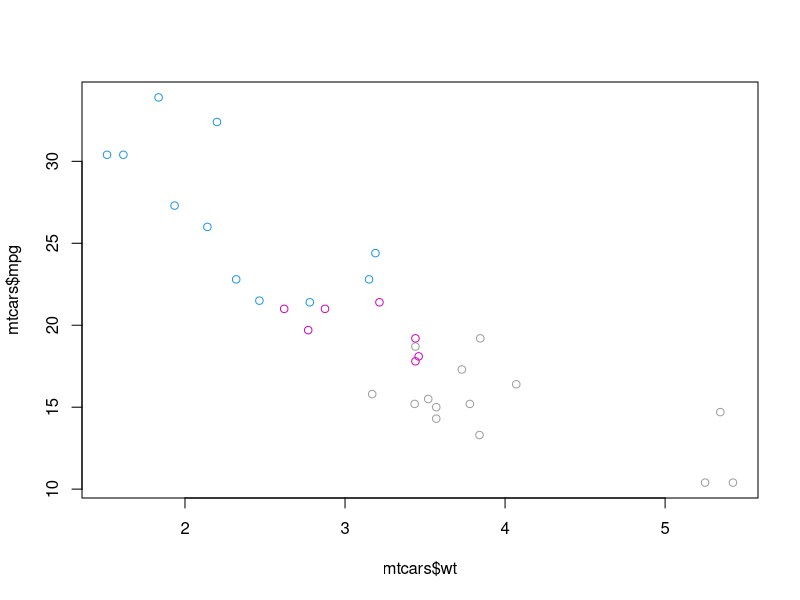
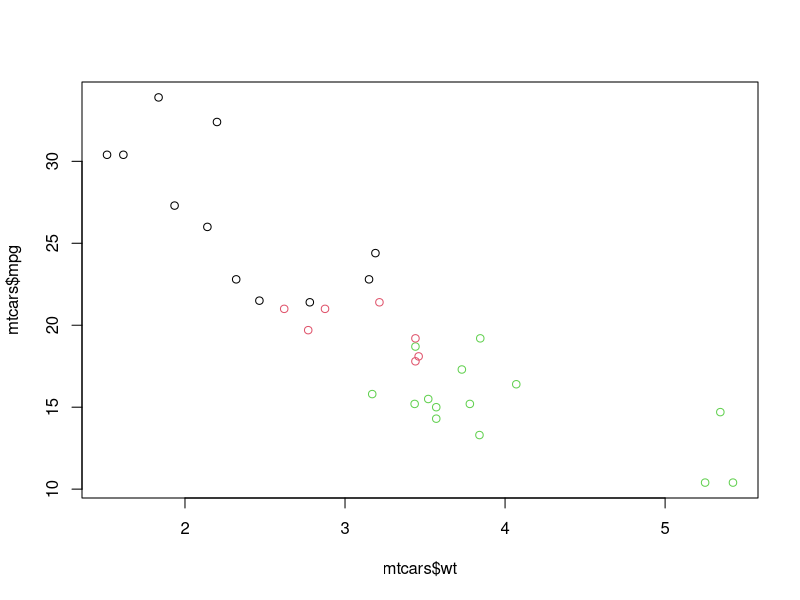
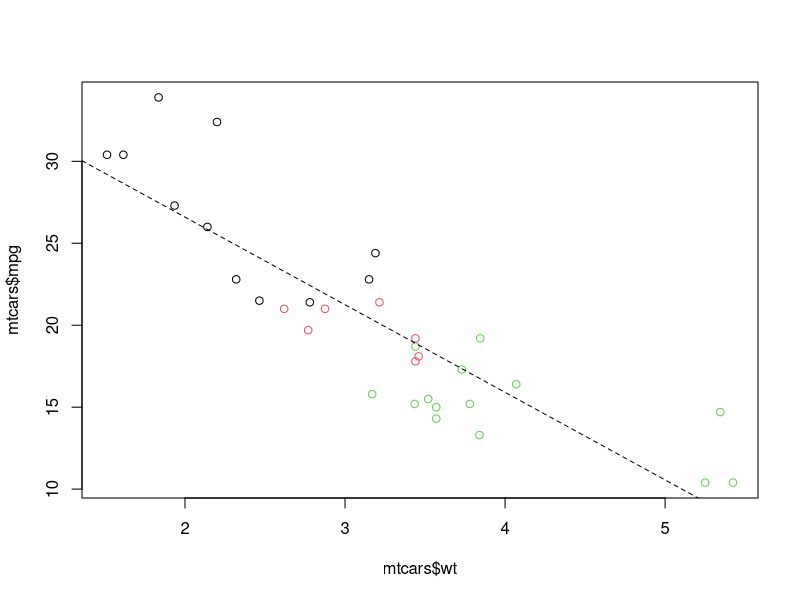
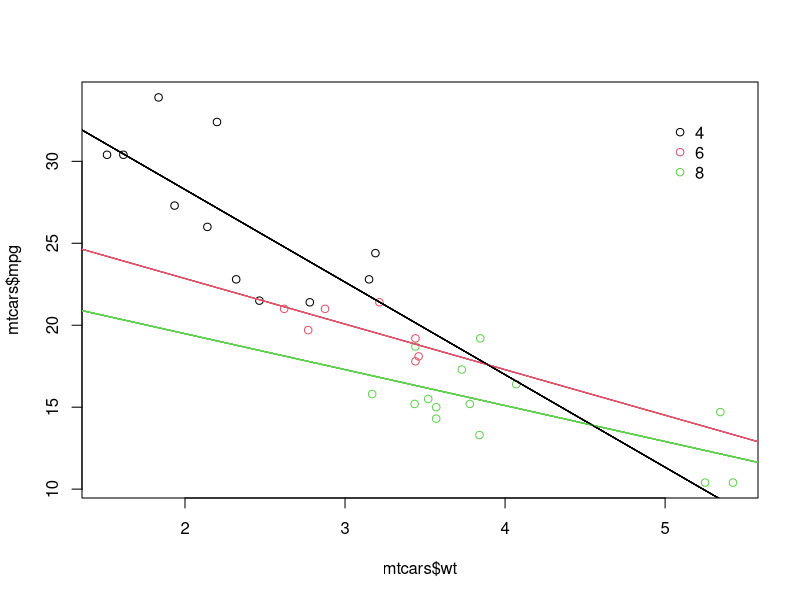
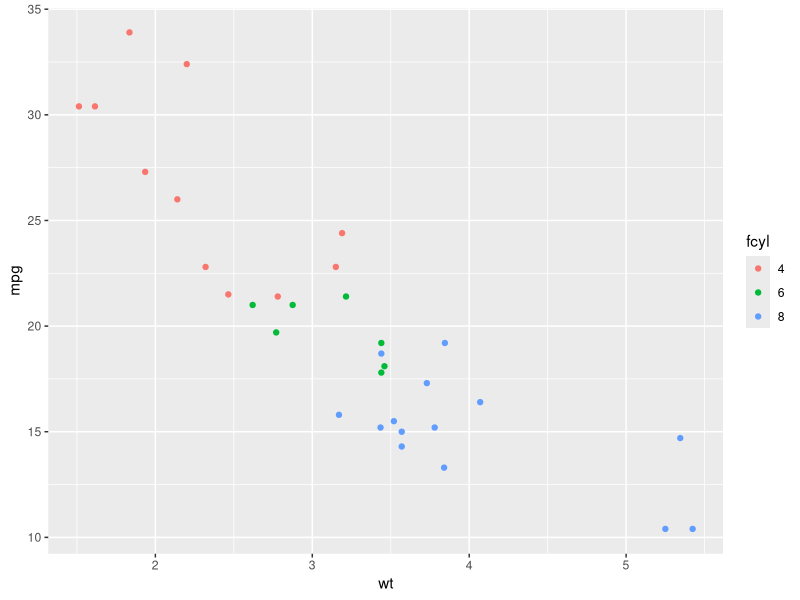
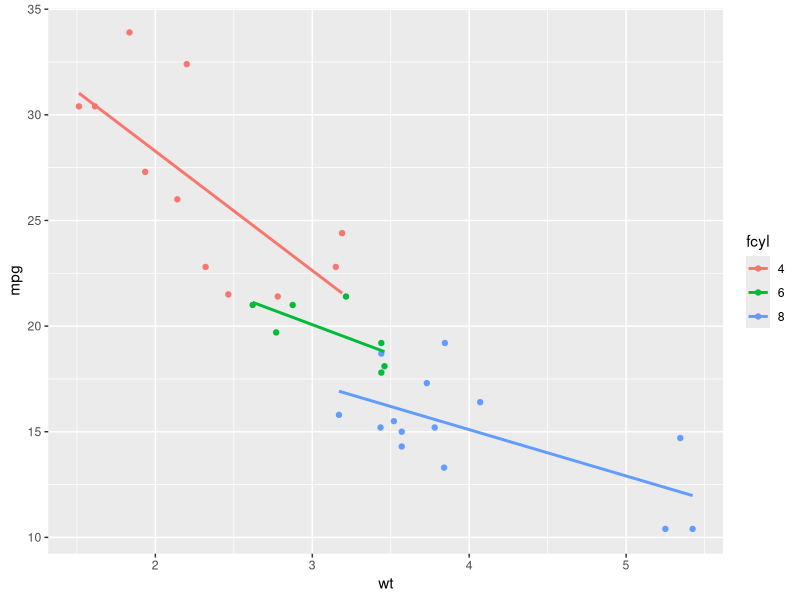
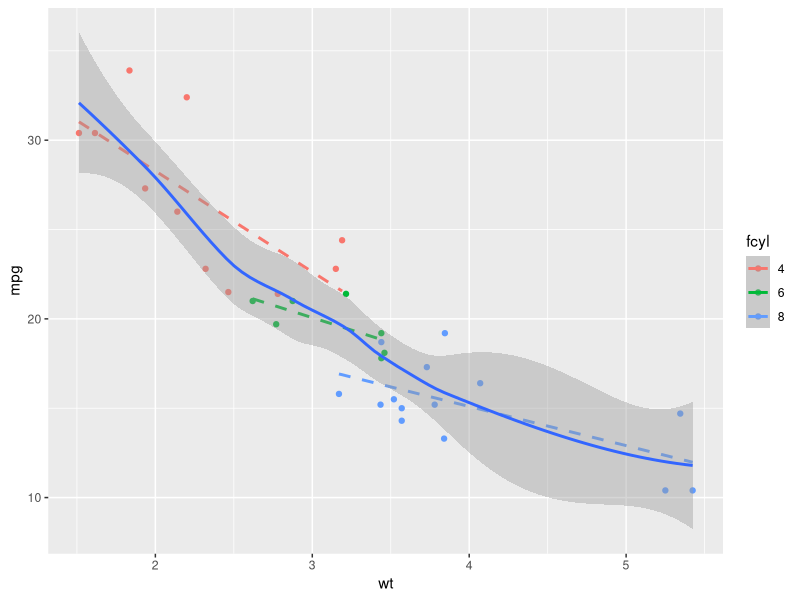

The R source for these figures, in order:
## ---- chunk 1
plot(mtcars$wt, mtcars$mpg, col = mtcars$cyl)
## ---- chunk 2
mtcars$fcyl <- as.factor(mtcars$cyl)
## ---- chunk 3
plot(mtcars$wt, mtcars$mpg, col = mtcars$fcyl)
## ---- chunk 4
carModel <- lm(mpg ~ wt, data = mtcars)
## ---- chunk 5
plot(mtcars$wt, mtcars$mpg, col = mtcars$fcyl)
abline(carModel, lty = 2)
## ---- chunk 6
plot(mtcars$wt, mtcars$mpg, col = mtcars$fcyl)
invisible(lapply(mtcars$fcyl, function(x) {
  abline(lm(mpg ~ wt, mtcars, subset = (fcyl == x)), col = x)
}))
legend(x = 5, y = 33, legend = levels(mtcars$fcyl),
       col = 1:3, pch = 1, bty = "n")
## ---- chunk 7
library(ggplot2)
## ---- chunk 8
ggplot(mtcars, aes(x = wt, y = mpg, col = fcyl)) +
  geom_point()  # Fill in using instructions Plot 1
## ---- chunk 9
ggplot(mtcars, aes(x = wt, y = mpg, col = fcyl)) +
  geom_point() + # Copy from Plot 1
  geom_smooth(method = "lm", se = F)   # Fill in using instructions Plot 2
## ---- chunk 10
ggplot(mtcars, aes(x = wt, y = mpg, col = fcyl)) +
  geom_point() + # Copy from Plot 2
  geom_smooth(method = "lm", se = F, lty = 2) + # Copy from Plot 2
  geom_smooth(aes(group = 1))   # Fill in using instructions Plot 3
